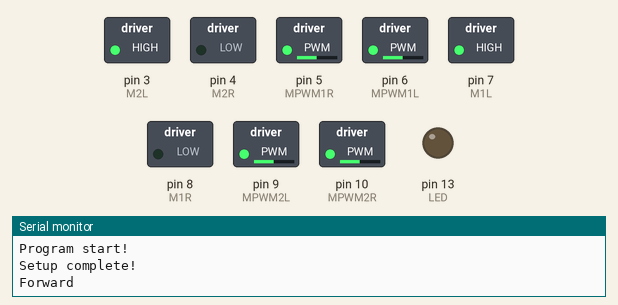
Bench run of a program on a simulated Arduino Uno, built with avr-gcc and run on an emulated ATmega328P. Parts: switched loads named in the program (green lamp = pin HIGH), output pins drawn as LEDs (lit = HIGH), the last lines printed to the serial monitor.

Above: at 0.5 s.
At 3.5 s:
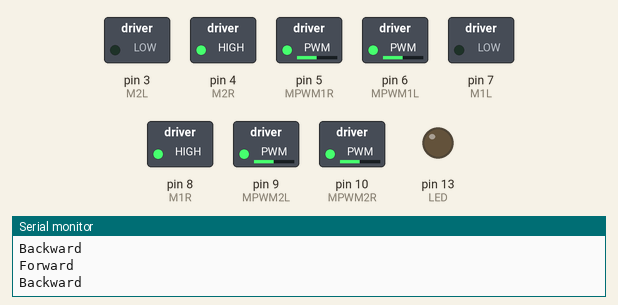
Timing chart, 0 to 4.6 s (numbered marks = the images above):
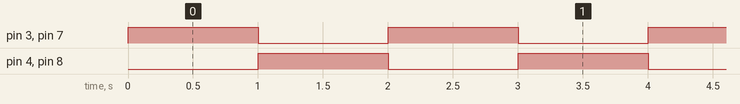

Measured:
- by itself, pin 3 (M2L), pin 4 (M2R), pin 7 (M1L), pin 8 (M1R): alternates HIGH for 1.0 s and LOW for 1.0 s

The program:

main.cpp
```cpp
#include <Arduino.h>
#include <SoftwareSerial.h>


SoftwareSerial mySerial(11, 12); // RX, TX

// Motor Digital
int M2L = 3;
int M2R = 4;
int M1L = 7;
int M1R = 8;

// PWM Motor
int MPWM1L = 6;
int MPWM1R = 5;
int MPWM2L = 9;
int MPWM2R = 10;

uint8_t SM1L = 125;
uint8_t SM1R = 125;
uint8_t SM2L = 125;
uint8_t SM2R = 125;

int LED = 13;

void setup(){
  Serial.begin(9600);
  mySerial.begin(9600);
  Serial.println("Program start!");
  // Motor
  pinMode(M1L, OUTPUT);
  pinMode(M1R, OUTPUT);
  pinMode(M2L, OUTPUT);
  pinMode(M2R, OUTPUT);
  // PWM
  pinMode(MPWM1L, OUTPUT);
  pinMode(MPWM1R, OUTPUT);
  pinMode(MPWM2L, OUTPUT);
  pinMode(MPWM2R, OUTPUT);

  pinMode(LED, OUTPUT);


  analogWrite(MPWM1L, SM1L);
  analogWrite(MPWM1R, SM1R);
  analogWrite(MPWM2L, SM2L);
  analogWrite(MPWM2R, SM2R);

  Serial.println("Setup complete!");
}

void Forward(int Delay){
  Serial.println("Forward");
  digitalWrite(M1L, HIGH);
  digitalWrite(M1R, LOW);
  digitalWrite(M2L, HIGH);
  digitalWrite(M2R, LOW);
  delay(Delay);
}

void Backward(int Delay){
  Serial.println("Backward");
  digitalWrite(M1L, LOW);
  digitalWrite(M1R, HIGH);
  digitalWrite(M2L, LOW);
  digitalWrite(M2R, HIGH);
  delay(Delay);
}

void ReciveCmd(){
  if (mySerial.available()) {
    String msg = mySerial.readStringUntil('\n');
    Serial.println("Received: " + msg);
  }
}

void loop(){
  Forward(1000);
  Backward(1000);
}
```
